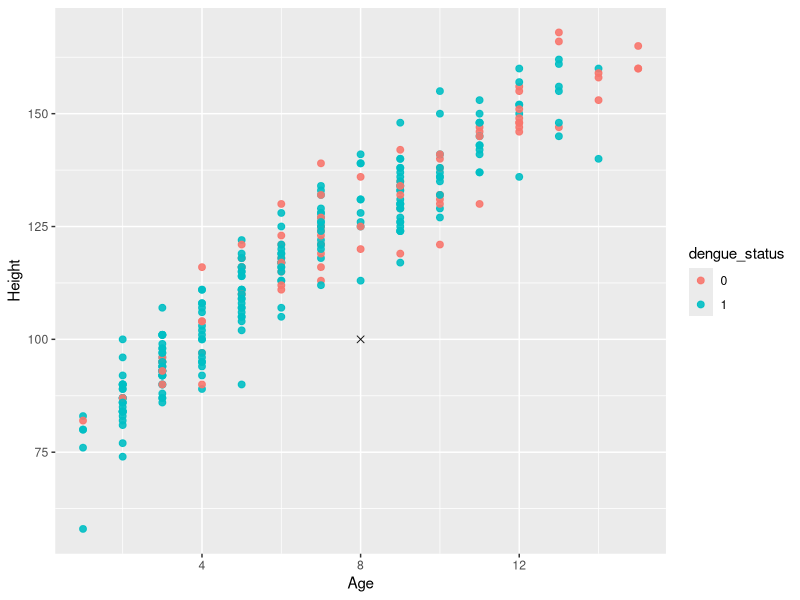
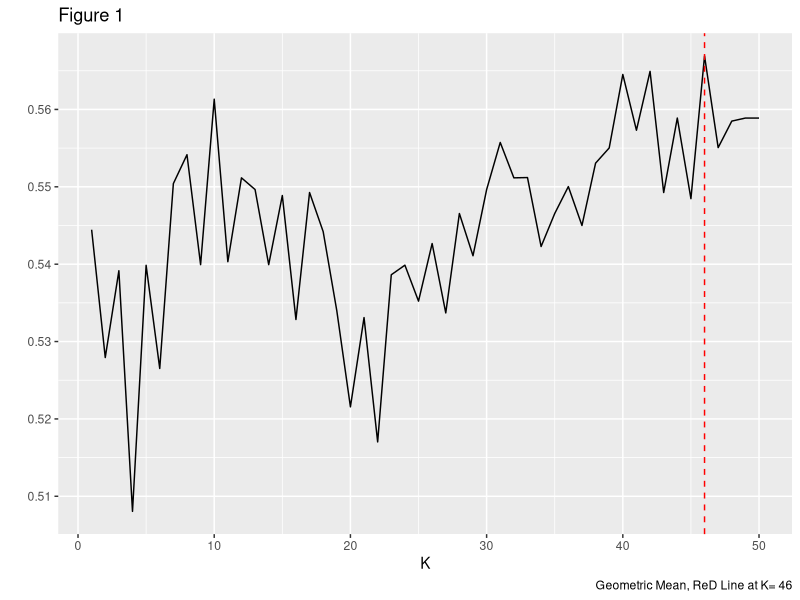

The R source for these figures, in order: (Note: this script raises an error after producing the figures.)
## ---- chunk 1
library(ggplot2)
library(broom)
library(gridExtra)
library(dplyr)
library(class)
library(tidyverse)
## ---- chunk 2
knitr::opts_chunk$set(echo = TRUE)
## ---- chunk 3
dengue<-read.csv("dengueData.csv")
## ---- chunk 4
sum(is.na(dengue))
na.omit(dengue)
## ---- chunk 5
glimpse(dengue)
## ---- chunk 6
knnDemo<-data.frame("dengue_status"= dengue$Y,"Age"= dengue$Age, "Height"= dengue$Height)
## ---- chunk 7
numb<-nrow(knnDemo)
set.seed(363663)
DemoSubsetRow<-sample(1:numb,numb*0.05,replace = FALSE)
SetForDemo<-knnDemo[DemoSubsetRow,]  
## ---- chunk 8
example_data<-data.frame("Age"= rep(NA,1),"Height"=rep(NA,1))
example_data$Age[1]<-8
example_data$Height[1]<-100

SetForDemo<-SetForDemo%>%
  mutate(dengue_status=as.character(dengue_status))
#demoTest<-example_data%>%
 # mutate(dengue_status_test=as.character(dengue_status))
ggplot()+
  geom_point(data = SetForDemo,aes(x=Age,y=Height,col=dengue_status),size=2,alpha=0.9,shape=19)+
  geom_point(data =example_data,aes(x=Age,y=Height),size=2,alpha=0.9,shape=4)
  
  
## ---- chunk 9
q<-nrow(dengue)
set.seed(363663)
manually_select<-sample(1:q,q*0.8,replace = "FALSE")
manual_train<-dengue[manually_select,]
manual_test<-dengue[-manually_select,]
storage8020<-data.frame("Predictions" = rep(NA,1146))
#Find rows with positive and negative result
    true1_split<-which(manual_test$Y == 1)
    true0_split<-which(manual_test$Y == 0)
    
    #Compute the amount of rows corresponding to each result
    ntrue1_split<-length(true1_split)
    ntrue0_split<-length(true0_split)
    
storage_split<-data.frame("K"= rep(NA,50),"GeoMean"= rep(NA,50))

for(t in 1:50){
  storage_split$K[t]<-t
  k_preds_split<-knn(manual_train[,c(2,3,8,9)],manual_test[,c(2,3,8,9)],k=t,cl=manual_train$Y)
  storage8020$Predictions<-as.numeric(as.character(k_preds_split))
  
  
  
  sensitivity_split<-sum(k_preds_split[true1_split] == 1)/ntrue1_split
  #print(sensitivity_split)
  specificity_split<-sum(k_preds_split[true0_split] == 0)/ntrue0_split
  #print(specificity_split)
  storage_split$GeoMean[t]<-sqrt(sensitivity_split*specificity_split)
  #print(storage_split$GeoMean)
}
knitr::kable(table(storage8020$Predictions, manual_test$Y), caption= "Table 1: Confusion Matrix(80% Training & 20% Testing ) ", col = c("Not Dengue", "Dengue"))
## ---- chunk 10
#Create plot to find the best k for KNN 
knnSplit<-ggplot(storage_split,aes(K,GeoMean))+
  geom_line()+
  labs(caption = paste("Geometric Mean, ReD Line at K=", which.max(storage_split$GeoMean)),title = "Figure 1",y = " ")+
  geom_vline(xintercept = which.max(storage_split$GeoMean),lty = 2,col="red")
knnSplit
## ---- chunk 11
n<-nrow(knnActual)
nk<-50
storage<-data.frame("K"=rep(NA,nk),
                    "Sensitivity" = rep(NA,nk),
                    "Specificity" = rep(NA,nk),
                    "GeoMean" = rep(NA,nk))

#Creating pools and set fold for K fold CV
set.seed(363663)
pool<-rep(1:10,573)

fold<-sample(pool,5726,replace = FALSE)

#Outer loop for incrementing k 
for(k in 1:nk){
  storage$K[k]<-k
  
  storage_inner<-data.frame("YHat" = rep(NA,n))
  #Inner loop for 10 fold cv
  for(i in 1:10){
    #Find data in each fold
    infold<-which(fold == i)
    
    #Create training and testing sets
    Train_Dengue<-knnActual[-infold,]
    Test_Dengue<-knnActual[infold,]
    
    #Run Knn
    k_preds<-knn(Train_Dengue[,c(2,3,8,9)],Test_Dengue[,c(2,3,8,9)],k=k,cl=Train_Dengue$Y)
    
    #store results
    storage_inner$YHat[infold]<-as.numeric(as.character(k_preds))
    
    #Find rows with positive and negative result
    true1<-which(Test_Dengue$Y == 1)
    true0<-which(Test_Dengue$Y == 0)
    
    #Compute the amount of rows corresponding to each result
    ntrue1<-length(true1)
    ntrue0<-length(true0)
    #Compute sensitivity and specificity, as well as GeoMean for determining the best value for k

    sensitivity<-sum(k_preds[true1] == 1)/ntrue1
    storage$Sensitivity[k]<-sensitivity
    specificity<-sum(k_preds[true0] == 0)/ntrue0
    storage$Specificity[k]<-specificity
    storage$GeoMean[k]<-sqrt(sensitivity*specificity)
    
  }
  
}

## ---- chunk 12
#Create plot to find the best k for KNN 
knnActualPlot<-ggplot(storage,aes(K,GeoMean))+
  geom_line()+
  labs(caption = paste("Geometric Mean, ReD Line at K=", which.max(storage$GeoMean)),title = "Figure 1",y = " ")+
  geom_vline(xintercept = which.max(storage$GeoMean),lty = 2,col="red")
knnActualPlot
## ---- chunk 13
set.seed(363663)
#create storage for prediction result
storage_inner_trial<-data.frame("pred"=rep(NA,5726))
#run 10 fold knn with best k value = 35
 for(i in 1:10){
   
   #Find data in each fold
    infold<-which(fold == i)
    
    #Creating Training and testing set
    Train_Dengue<-knnActual[-infold,]
    Test_Dengue<-knnActual[infold,]
    #Run knn
    k_preds_best<-knn(Train_Dengue[,c(2,3,8,9)],Test_Dengue[,c(2,3,8,9)],k=35,cl=Train_Dengue$Y)
    #store result
    storage_inner_trial$pred[infold]<-as.numeric(as.character(k_preds))
    
    
 }
#Compute sensitivity and specificity,formating them
sensitivity2<-sum(k_preds[true1] == 1)/ntrue1
knitr::kable(sensitivity)
specificity2<-sum(k_preds[true0] == 0)/ntrue0

#Create confusion Matrix for the prediction with full dengue set

knitr::kable(table(storage_inner_trial$pred, dengue$Y), caption= "Table 2: Confusion Matrix of Predicting Dengue Status (10 Fold CV & KNN with K = 35)  ", col = c("Not Dengue", "Dengue"))  
## ---- chunk 14
logodds_plot <- function(data, num_bins, bin_method,
                         x, y, grouping = NULL, reg_formula = y ~ x){
  
  if(is.null(grouping)){
    dat <- data.frame(x = data[,x], 
                      y = data[,y],
                      group = 1)
  } else {
    dat <- data.frame(x = data[,x], 
                      y = data[,y],
                      group = data[,grouping])
  }
  
  if(bin_method == "equal_size"){
    logodds_table <- dat %>%
      drop_na() %>%
      arrange(group, x) %>%
      group_by(group) %>%
      mutate(obs = y,
             bin = rep(1:num_bins,
                       each=ceiling(n()/num_bins))[1:n()]) %>%
      group_by(bin, group) %>%
      summarize(mean_x = mean(x),
                prop = mean(c(obs, 0.5)),
                num_obs = n()) %>%
      ungroup() %>%
      mutate(logodds = log(prop/(1 - prop)))
  } else {
    logodds_table <- dat %>%
      drop_na() %>%
      group_by(group) %>%
      mutate(obs = y,
             bin = cut(x, 
                       breaks = num_bins,
                       labels = F)) %>%
      group_by(bin, group) %>%
      summarize(mean_x = mean(x),
                prop = mean(c(obs, 0.5)),
                num_obs = n()) %>%
      ungroup() %>%
      mutate(logodds = log(prop/(1 - prop)))
  }
  
  if(is.null(grouping)){
    logodds_table %>%
      ggplot(aes(x = mean_x,
                 y = logodds)) +
      geom_point(size=2.5) +
      geom_smooth(se=F, method="lm", formula = reg_formula) +
      theme_bw() +
      labs(x = x,
           y = "Empirical log odds") +
      theme(text = element_text(size=25))
  } else {
    logodds_table %>%
      ggplot(aes(x = mean_x,
                 y = logodds,
                 color = group,
                 shape = group)) +
      geom_point(size=2.5) +
      geom_smooth(se=F, method="lm", formula = reg_formula) +
      theme_bw() +
      labs(x = x,
           y = "Empirical log odds",
           color = grouping,
           shape = grouping) +
      theme(text = element_text(size=25))
  }
  
}
